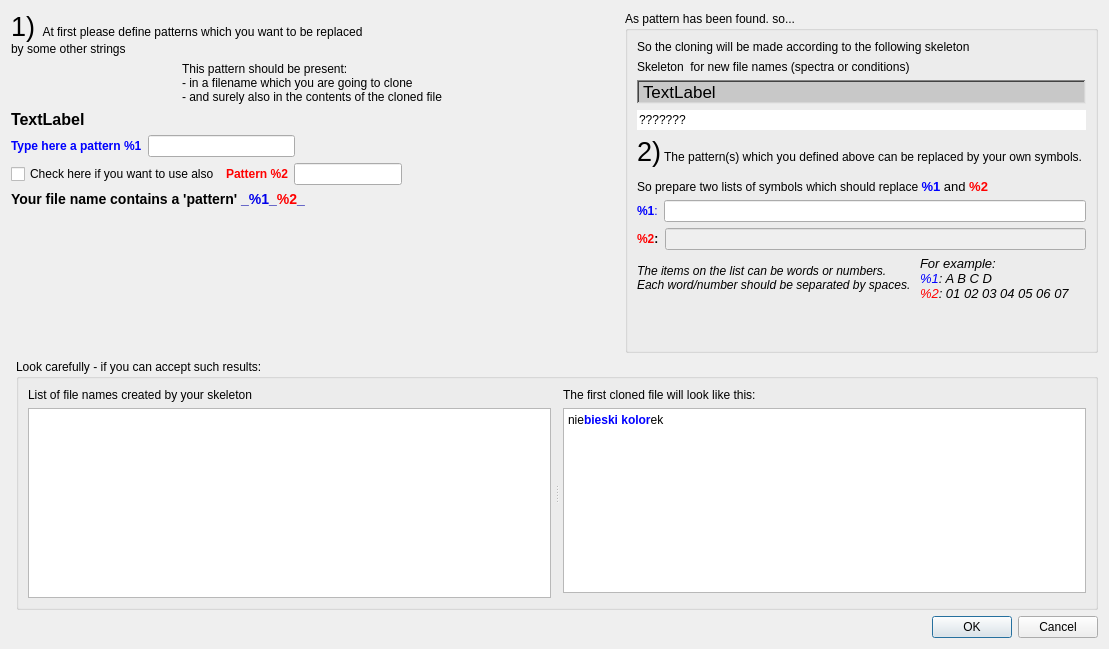
<?xml version="1.0" encoding="UTF-8"?>
<ui version="4.0">
 <class>T4pattern_defining_dlg</class>
 <widget class="QDialog" name="T4pattern_defining_dlg">
  <property name="geometry">
   <rect>
    <x>0</x>
    <y>0</y>
    <width>1109</width>
    <height>649</height>
   </rect>
  </property>
  <property name="windowTitle">
   <string>Dialog</string>
  </property>
  <layout class="QVBoxLayout" name="verticalLayout_6">
   <item>
    <layout class="QHBoxLayout" name="horizontalLayout_7">
     <item>
      <layout class="QVBoxLayout" name="verticalLayout_4">
       <item>
        <widget class="QLabel" name="label_4">
         <property name="text">
          <string>&lt;html&gt;&lt;head/&gt;&lt;body&gt;&lt;p&gt;&lt;span style=&quot; font-size:20pt;&quot;&gt;1) &lt;/span&gt;At first please define patterns which you want to be replaced &lt;br/&gt;by some other strings&lt;/p&gt;&lt;/body&gt;&lt;/html&gt;</string>
         </property>
        </widget>
       </item>
       <item>
        <layout class="QHBoxLayout" name="horizontalLayout_6">
         <item>
          <spacer name="horizontalSpacer_3">
           <property name="orientation">
            <enum>Qt::Horizontal</enum>
           </property>
           <property name="sizeHint" stdset="0">
            <size>
             <width>40</width>
             <height>20</height>
            </size>
           </property>
          </spacer>
         </item>
         <item>
          <widget class="QLabel" name="label_5">
           <property name="text">
            <string>&lt;html&gt;&lt;head/&gt;&lt;body&gt;&lt;p&gt;This pattern should be present:&lt;br/&gt;- in a filename which you are going to clone &lt;br/&gt;- and surely also in the contents of the cloned file&lt;/p&gt;&lt;/body&gt;&lt;/html&gt;</string>
           </property>
          </widget>
         </item>
        </layout>
       </item>
       <item>
        <widget class="QLabel" name="label_spectrum_name">
         <property name="font">
          <font>
           <pointsize>12</pointsize>
           <weight>75</weight>
           <bold>true</bold>
          </font>
         </property>
         <property name="text">
          <string>TextLabel</string>
         </property>
        </widget>
       </item>
       <item>
        <layout class="QHBoxLayout" name="horizontalLayout_3">
         <item>
          <widget class="QLabel" name="label_2">
           <property name="text">
            <string>&lt;html&gt;&lt;head/&gt;&lt;body&gt;&lt;p&gt;&lt;span style=&quot; font-weight:600; color:#0000ff;&quot;&gt;Type here a pattern %1&lt;/span&gt;&lt;/p&gt;&lt;/body&gt;&lt;/html&gt;</string>
           </property>
           <property name="textFormat">
            <enum>Qt::RichText</enum>
           </property>
          </widget>
         </item>
         <item>
          <widget class="QLineEdit" name="lineEdit_pattern1"/>
         </item>
         <item>
          <spacer name="horizontalSpacer">
           <property name="orientation">
            <enum>Qt::Horizontal</enum>
           </property>
           <property name="sizeHint" stdset="0">
            <size>
             <width>40</width>
             <height>20</height>
            </size>
           </property>
          </spacer>
         </item>
        </layout>
       </item>
       <item>
        <layout class="QHBoxLayout" name="horizontalLayout_4">
         <item>
          <widget class="QCheckBox" name="checkBox_pattern2">
           <property name="text">
            <string>Check here if you want to use also</string>
           </property>
          </widget>
         </item>
         <item>
          <widget class="QLabel" name="label_3">
           <property name="text">
            <string>&lt;html&gt;&lt;head/&gt;&lt;body&gt;&lt;p&gt;&lt;span style=&quot; font-weight:600; color:#ff0000;&quot;&gt;Pattern %2&lt;/span&gt;&lt;/p&gt;&lt;/body&gt;&lt;/html&gt;</string>
           </property>
           <property name="textFormat">
            <enum>Qt::RichText</enum>
           </property>
          </widget>
         </item>
         <item>
          <widget class="QLineEdit" name="lineEdit_pattern2"/>
         </item>
         <item>
          <spacer name="horizontalSpacer_2">
           <property name="orientation">
            <enum>Qt::Horizontal</enum>
           </property>
           <property name="sizeHint" stdset="0">
            <size>
             <width>40</width>
             <height>20</height>
            </size>
           </property>
          </spacer>
         </item>
        </layout>
       </item>
       <item>
        <widget class="QLabel" name="textLabel1_2">
         <property name="text">
          <string>&lt;html&gt;&lt;head/&gt;&lt;body&gt;&lt;p&gt;&lt;span style=&quot; font-size:large; font-weight:600; color:#000000;&quot;&gt;Your file name contains a 'pattern'&lt;/span&gt;&lt;span style=&quot; font-size:large; font-weight:600; color:#0000aa;&quot;&gt; _&lt;/span&gt;&lt;span style=&quot; font-size:large; font-weight:600; color:#0000ea;&quot;&gt;%1&lt;/span&gt;&lt;span style=&quot; font-size:large; font-weight:600; color:#0000aa;&quot;&gt;_&lt;/span&gt;&lt;span style=&quot; font-size:large; font-weight:600; color:#ff0000;&quot;&gt;%2&lt;/span&gt;&lt;span style=&quot; font-size:large; font-weight:600; color:#0000aa;&quot;&gt;_&lt;/span&gt;&lt;/p&gt;&lt;/body&gt;&lt;/html&gt;</string>
         </property>
         <property name="scaledContents">
          <bool>false</bool>
         </property>
         <property name="wordWrap">
          <bool>true</bool>
         </property>
        </widget>
       </item>
       <item>
        <spacer name="verticalSpacer_3">
         <property name="orientation">
          <enum>Qt::Vertical</enum>
         </property>
         <property name="sizeHint" stdset="0">
          <size>
           <width>20</width>
           <height>40</height>
          </size>
         </property>
        </spacer>
       </item>
      </layout>
     </item>
     <item>
      <spacer name="verticalSpacer_2">
       <property name="orientation">
        <enum>Qt::Vertical</enum>
       </property>
       <property name="sizeHint" stdset="0">
        <size>
         <width>20</width>
         <height>40</height>
        </size>
       </property>
      </spacer>
     </item>
     <item>
      <spacer name="horizontalSpacer_5">
       <property name="orientation">
        <enum>Qt::Horizontal</enum>
       </property>
       <property name="sizeHint" stdset="0">
        <size>
         <width>40</width>
         <height>20</height>
        </size>
       </property>
      </spacer>
     </item>
     <item>
      <widget class="QGroupBox" name="groupBox_pattern_found">
       <property name="title">
        <string>As pattern has been found. so...</string>
       </property>
       <layout class="QVBoxLayout" name="verticalLayout_3">
        <item>
         <layout class="QHBoxLayout" name="horizontalLayout" stretch=""/>
        </item>
        <item>
         <widget class="QLabel" name="label">
          <property name="text">
           <string>So the cloning will be made according to the following skeleton</string>
          </property>
         </widget>
        </item>
        <item>
         <layout class="QHBoxLayout" name="_2">
          <item>
           <widget class="QLabel" name="textLabel_skeleton">
            <property name="text">
             <string>Skeleton  for new file names (spectra or conditions)</string>
            </property>
            <property name="wordWrap">
             <bool>false</bool>
            </property>
           </widget>
          </item>
         </layout>
        </item>
        <item>
         <widget class="QLabel" name="label_skeleton">
          <property name="font">
           <font>
            <pointsize>13</pointsize>
           </font>
          </property>
          <property name="styleSheet">
           <string notr="true">background-color: rgb(200, 200, 200);</string>
          </property>
          <property name="frameShape">
           <enum>QFrame::WinPanel</enum>
          </property>
          <property name="frameShadow">
           <enum>QFrame::Sunken</enum>
          </property>
          <property name="text">
           <string>TextLabel</string>
          </property>
          <property name="textFormat">
           <enum>Qt::RichText</enum>
          </property>
         </widget>
        </item>
        <item>
         <widget class="QLineEdit" name="lineEdit_skeleton">
          <property name="text">
           <string>???????</string>
          </property>
          <property name="frame">
           <bool>false</bool>
          </property>
          <property name="readOnly">
           <bool>true</bool>
          </property>
         </widget>
        </item>
        <item>
         <layout class="QHBoxLayout" name="horizontalLayout_2" stretch="20">
          <item>
           <widget class="QLabel" name="textLabel3">
            <property name="text">
             <string>&lt;html&gt;&lt;head/&gt;&lt;body&gt;&lt;p&gt;&lt;span style=&quot; font-size:20pt;&quot;&gt;2)&lt;/span&gt; The pattern(s) which you defined above can be replaced by your own symbols. &lt;/p&gt;&lt;p&gt;So prepare two lists of symbols which should replace &lt;span style=&quot; font-size:10pt; font-weight:600; color:#0000ff;&quot;&gt;%1&lt;/span&gt;&lt;span style=&quot; font-size:10pt;&quot;&gt; and &lt;/span&gt;&lt;span style=&quot; font-size:10pt; font-weight:600; color:#ff0000;&quot;&gt;%2&lt;/span&gt;&lt;/p&gt;&lt;/body&gt;&lt;/html&gt;</string>
            </property>
            <property name="wordWrap">
             <bool>false</bool>
            </property>
           </widget>
          </item>
         </layout>
        </item>
        <item>
         <layout class="QHBoxLayout" name="_3">
          <item>
           <widget class="QLabel" name="textLabel2">
            <property name="text">
             <string>&lt;font color=&quot;#0000ff&quot;&gt;&lt;b&gt;%1&lt;/b&gt;:&lt;/font&gt;</string>
            </property>
            <property name="wordWrap">
             <bool>false</bool>
            </property>
           </widget>
          </item>
          <item>
           <widget class="QLineEdit" name="lineEdit_one">
            <property name="styleSheet">
             <string notr="true">color: rgb(0, 0, 255);</string>
            </property>
           </widget>
          </item>
         </layout>
        </item>
        <item>
         <layout class="QHBoxLayout" name="_4">
          <item>
           <widget class="QLabel" name="textLabel2_2">
            <property name="text">
             <string>&lt;b&gt;&lt;font color=&quot;#ff0000&quot;&gt;%2&lt;/font&gt;:&lt;/b&gt;</string>
            </property>
            <property name="wordWrap">
             <bool>false</bool>
            </property>
           </widget>
          </item>
          <item>
           <widget class="QLineEdit" name="lineEdit_two">
            <property name="enabled">
             <bool>false</bool>
            </property>
            <property name="styleSheet">
             <string notr="true">color: rgb(255, 0, 0);</string>
            </property>
           </widget>
          </item>
         </layout>
        </item>
        <item>
         <layout class="QHBoxLayout" name="horizontalLayout_5">
          <item>
           <widget class="QLabel" name="textLabel3_3">
            <property name="text">
             <string>&lt;html&gt;&lt;head/&gt;&lt;body&gt;&lt;p&gt;&lt;span style=&quot; font-style:italic;&quot;&gt;The items on the list can be words or numbers. &lt;br/&gt;Each word/number should be separated by spaces. &lt;/span&gt;&lt;/p&gt;&lt;/body&gt;&lt;/html&gt;</string>
            </property>
            <property name="wordWrap">
             <bool>false</bool>
            </property>
           </widget>
          </item>
          <item>
           <widget class="QLabel" name="textLabel3_2">
            <property name="text">
             <string>&lt;html&gt;&lt;head/&gt;&lt;body&gt;&lt;p&gt;&lt;span style=&quot; font-size:10pt; font-style:italic;&quot;&gt;For example: &lt;br/&gt;&lt;/span&gt;&lt;span style=&quot; font-size:10pt; font-style:italic; color:#0000ff;&quot;&gt;%1&lt;/span&gt;&lt;span style=&quot; font-size:10pt; font-style:italic;&quot;&gt;: A B C D&lt;br/&gt;&lt;/span&gt;&lt;span style=&quot; font-size:10pt; font-style:italic; color:#ff0000;&quot;&gt;%2&lt;/span&gt;&lt;span style=&quot; font-size:10pt; font-style:italic;&quot;&gt;: 01 02 03 04 05 06 07&lt;/span&gt;&lt;/p&gt;&lt;/body&gt;&lt;/html&gt;</string>
            </property>
            <property name="wordWrap">
             <bool>false</bool>
            </property>
           </widget>
          </item>
         </layout>
        </item>
        <item>
         <spacer name="verticalSpacer_4">
          <property name="orientation">
           <enum>Qt::Vertical</enum>
          </property>
          <property name="sizeHint" stdset="0">
           <size>
            <width>20</width>
            <height>40</height>
           </size>
          </property>
         </spacer>
        </item>
       </layout>
      </widget>
     </item>
    </layout>
   </item>
   <item>
    <layout class="QHBoxLayout" name="horizontalLayout_8">
     <item>
      <spacer name="verticalSpacer">
       <property name="orientation">
        <enum>Qt::Vertical</enum>
       </property>
       <property name="sizeHint" stdset="0">
        <size>
         <width>5</width>
         <height>40</height>
        </size>
       </property>
      </spacer>
     </item>
     <item>
      <widget class="QGroupBox" name="groupBox_results">
       <property name="title">
        <string>Look carefully - if you can accept such results:</string>
       </property>
       <layout class="QVBoxLayout" name="verticalLayout_5">
        <item>
         <widget class="QSplitter" name="splitter">
          <property name="orientation">
           <enum>Qt::Horizontal</enum>
          </property>
          <property name="handleWidth">
           <number>12</number>
          </property>
          <widget class="QWidget" name="">
           <layout class="QVBoxLayout" name="verticalLayout">
            <item>
             <widget class="QLabel" name="textLabel4">
              <property name="text">
               <string>List of file names created by your skeleton</string>
              </property>
              <property name="wordWrap">
               <bool>true</bool>
              </property>
             </widget>
            </item>
            <item>
             <widget class="QTextEdit" name="textEdit_spectra_names">
              <property name="readOnly">
               <bool>true</bool>
              </property>
             </widget>
            </item>
           </layout>
          </widget>
          <widget class="QWidget" name="">
           <layout class="QVBoxLayout" name="verticalLayout_2">
            <item>
             <widget class="QLabel" name="label_6">
              <property name="text">
               <string>The first cloned file will look like this:</string>
              </property>
             </widget>
            </item>
            <item>
             <widget class="QTextEdit" name="textEdit_contents_of_cloned_file">
              <property name="horizontalScrollBarPolicy">
               <enum>Qt::ScrollBarAsNeeded</enum>
              </property>
              <property name="readOnly">
               <bool>true</bool>
              </property>
              <property name="html">
               <string>&lt;!DOCTYPE HTML PUBLIC &quot;-//W3C//DTD HTML 4.0//EN&quot; &quot;http://www.w3.org/TR/REC-html40/strict.dtd&quot;&gt;
&lt;html&gt;&lt;head&gt;&lt;meta name=&quot;qrichtext&quot; content=&quot;1&quot; /&gt;&lt;style type=&quot;text/css&quot;&gt;
p, li { white-space: pre-wrap; }
&lt;/style&gt;&lt;/head&gt;&lt;body style=&quot; font-family:'Sans Serif'; font-size:9pt; font-weight:400; font-style:normal;&quot;&gt;
&lt;p style=&quot; margin-top:0px; margin-bottom:0px; margin-left:0px; margin-right:0px; -qt-block-indent:0; text-indent:0px;&quot;&gt;nie&lt;span style=&quot; font-weight:600; color:#0000ff;&quot;&gt;bieski kolor&lt;/span&gt;ek&lt;/p&gt;&lt;/body&gt;&lt;/html&gt;</string>
              </property>
             </widget>
            </item>
            <item>
             <spacer name="horizontalSpacer_4">
              <property name="orientation">
               <enum>Qt::Horizontal</enum>
              </property>
              <property name="sizeHint" stdset="0">
               <size>
                <width>40</width>
                <height>5</height>
               </size>
              </property>
             </spacer>
            </item>
           </layout>
          </widget>
         </widget>
        </item>
       </layout>
      </widget>
     </item>
    </layout>
   </item>
   <item>
    <widget class="QDialogButtonBox" name="buttonBox">
     <property name="orientation">
      <enum>Qt::Horizontal</enum>
     </property>
     <property name="standardButtons">
      <set>QDialogButtonBox::Cancel|QDialogButtonBox::Ok</set>
     </property>
    </widget>
   </item>
  </layout>
  <zorder>label_4</zorder>
  <zorder>splitter</zorder>
  <zorder>buttonBox</zorder>
  <zorder>label_5</zorder>
  <zorder>textEdit_contents_of_cloned_file</zorder>
  <zorder>label_6</zorder>
  <zorder>verticalSpacer_3</zorder>
  <zorder>label_spectrum_name</zorder>
  <zorder>textLabel1_2</zorder>
  <zorder>groupBox_pattern_found</zorder>
  <zorder>horizontalSpacer_3</zorder>
  <zorder>groupBox_results</zorder>
  <zorder></zorder>
  <zorder></zorder>
 </widget>
 <resources/>
 <connections>
  <connection>
   <sender>buttonBox</sender>
   <signal>accepted()</signal>
   <receiver>T4pattern_defining_dlg</receiver>
   <slot>accept()</slot>
   <hints>
    <hint type="sourcelabel">
     <x>248</x>
     <y>254</y>
    </hint>
    <hint type="destinationlabel">
     <x>157</x>
     <y>274</y>
    </hint>
   </hints>
  </connection>
  <connection>
   <sender>buttonBox</sender>
   <signal>rejected()</signal>
   <receiver>T4pattern_defining_dlg</receiver>
   <slot>reject()</slot>
   <hints>
    <hint type="sourcelabel">
     <x>316</x>
     <y>260</y>
    </hint>
    <hint type="destinationlabel">
     <x>286</x>
     <y>274</y>
    </hint>
   </hints>
  </connection>
 </connections>
</ui>
